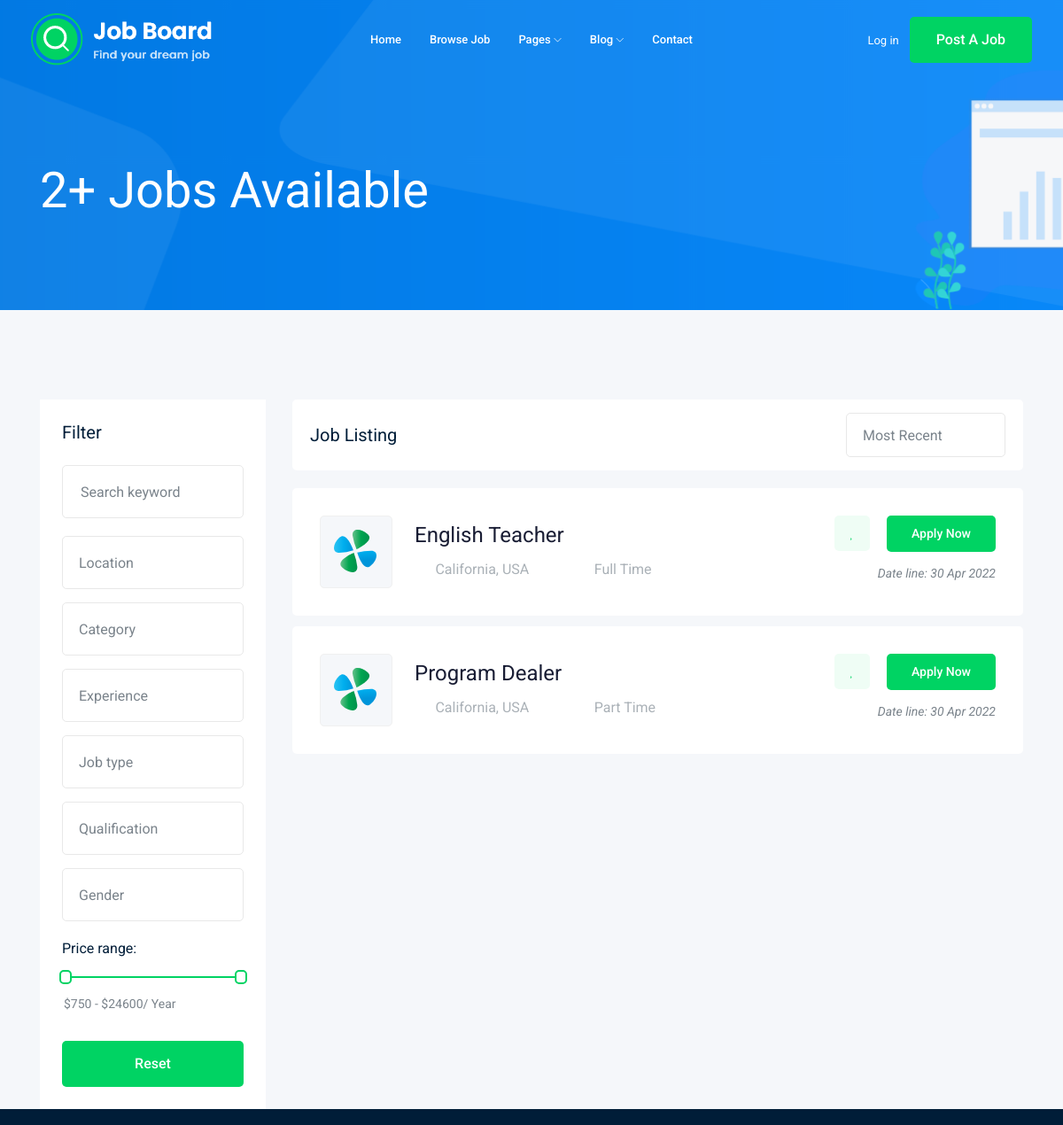
The app's page /jobs/ (upper part), older data.
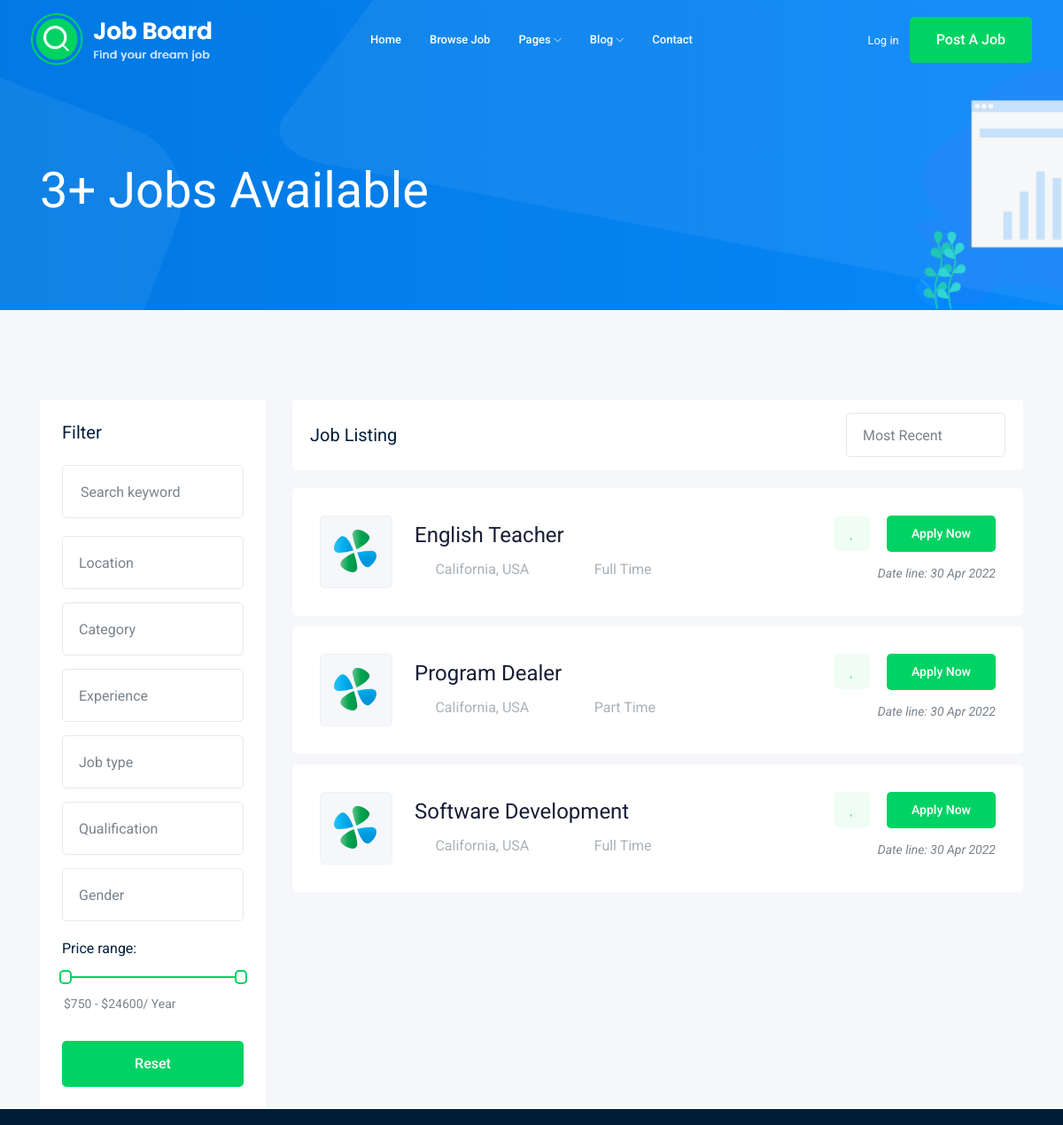
The same page, newer data.
### job/models.py (models this page shows, shortened)
class Job(models.Model):
    owner = models.ForeignKey(User, related_name='job_owner', on_delete=models.CASCADE)
    title = models.CharField(max_length=100)
    job_type = models.CharField(max_length=15, choices=JOB_TYPE)
    description = models.TextField(max_length=1000)
    published_at = models.DateTimeField(auto_now=True)
    vacancy = models.IntegerField(default=1)
    salary = models.IntegerField(default=0)
    experience = models.IntegerField(default=1)
    category = models.ForeignKey('Category', on_delete=models.CASCADE)
    image = models.ImageField(upload_to=image_upload)
    slug = models.SlugField(blank=True, null=True)
    def __str__(self):
        return self.title

### job/views.py (the view)
# urls.py: path('', views.job_list, name='job_list'),
def job_list(request):
    job_list = Job.objects.all()
    paginator = Paginator(job_list, 5) # Show 5 Jobs Per Page.
    page_number = request.GET.get('page')
    page_obj = paginator.get_page(page_number)
    context = {'jobs': page_obj}
    print(job_list)
    return render(request, 'job/job_list.html', context)

### job/templates/job/job_list.html (shortened to what the changed rows need)
{% extends 'base.html' %}
{% block body %}
    <div class="bradcam_area bradcam_bg_1">
        <div class="container">
            <div class="row">
                <div class="col-xl-12">
                    <div class="bradcam_text">
                        <h3>{{ jobs.paginator.count }}+ Jobs Available</h3>
                    </div>
                </div>
            </div>
        </div>
    </div>
    <div class="job_listing_area plus_padding">
        <div class="container">
            <div class="row">
                <div class="col-lg-9">
                    <div class="job_lists m-0">
                        <div class="row">
                        {% for job in jobs %}
                            <div class="col-lg-12 col-md-12">
                                <div class="single_jobs white-bg d-flex justify-content-between">
                                    <div class="jobs_left d-flex align-items-center">
                                        <div class="thumb">
                                            <img src="img/svg_icon/1.svg" alt="">
                                        </div>
                                        <div class="jobs_conetent">
                                            <a href="{% url 'jobs:job_details' job.slug %}"><h4>{{ job }}</h4></a>
                                            <div class="links_locat d-flex align-items-center">
                                                <div class="location">
                                                    <p> <i class="fa fa-map-marker"></i> California, USA</p>
                                                </div>
                                                <div class="location">
                                                    <p> <i class="fa fa-clock-o"></i> {{ job.job_type }}</p>
                                                </div>
                                            </div>
                                        </div>
                                    </div>
                                    <div class="jobs_right">
                                        <div class="apply_now">
                                            <a class="heart_mark" href="#"> <i class="fa fa-heart"></i> </a>
                                            <a href="{% url 'jobs:job_details' job.slug %}" class="boxed-btn3">Apply Now</a>
                                        </div>
                                        <div class="date">
                                            <p>Date line: {{ job.published_at|date:'d M o' }}</p>
                                        </div>
                                    </div>
                                </div>
                            </div>
                        {% endfor %}
                        </div>
                </div>
            </div>
        </div>
    </div>
{% endblock body %}

Row changes from the older to the newer data that the page shows:
added Job: title "Software Development", job_type "Full Time", published_at "30 Apr 2022"
Text that changed along with them:
{{ jobs.paginator.count }}: "2" → "3"
